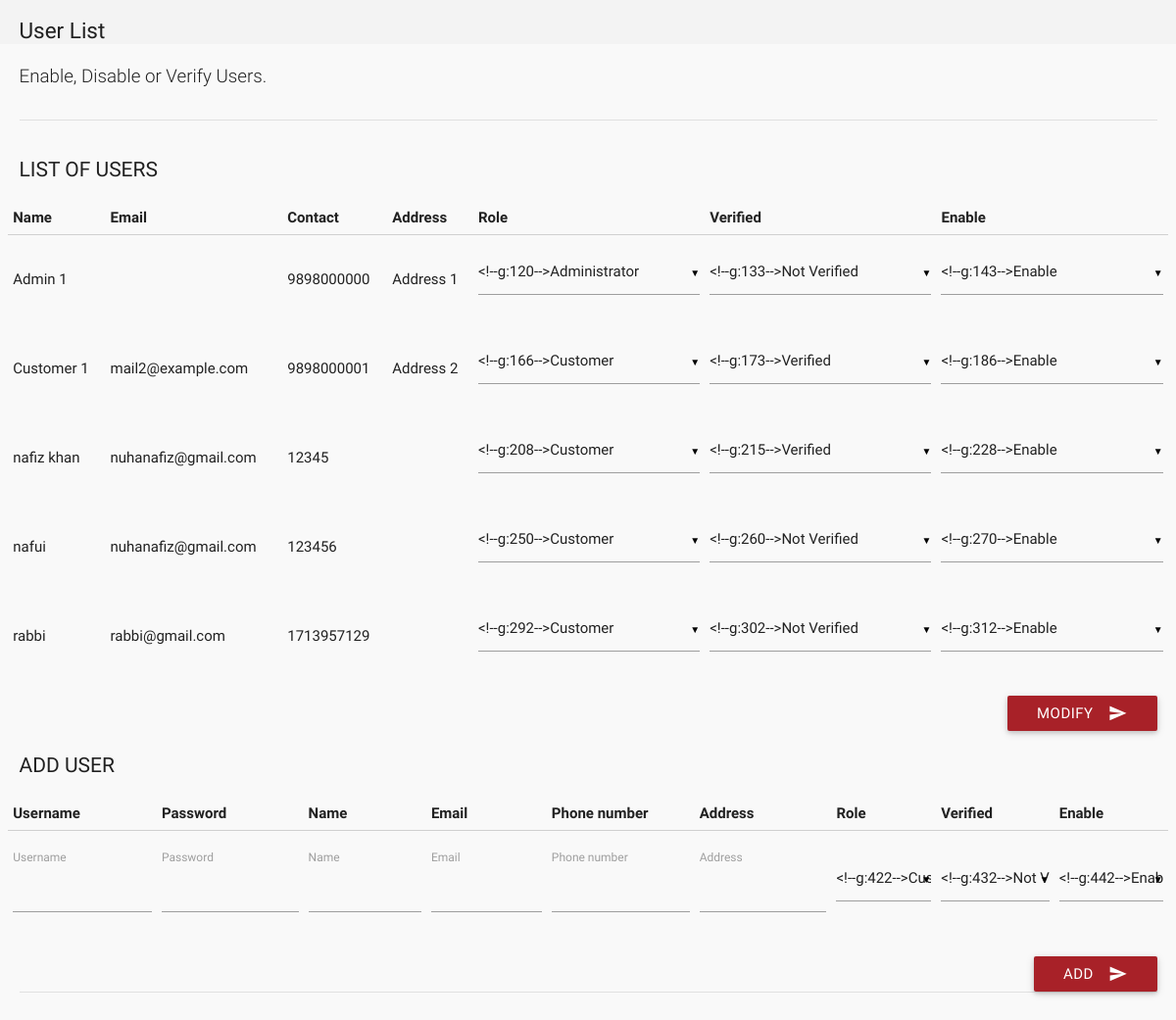
/users.php (signed in), run on the app's committed database.
### tables this page shows
CREATE TABLE `users` (
  `id` int(11) NOT NULL,
  `role` varchar(15) NOT NULL DEFAULT 'Customer',
  `name` varchar(15) NOT NULL,
  `username` varchar(10) NOT NULL,
  `password` varchar(16) NOT NULL,
  `email` varchar(35) DEFAULT NULL,
  `address` varchar(300) DEFAULT NULL,
  `contact` bigint(11) NOT NULL,
  `verified` tinyint(1) NOT NULL DEFAULT 0,
  `deleted` tinyint(4) NOT NULL DEFAULT 0
);

### users.php (the view, shortened to what this page needs)
<?php
include 'includes/connect.php';
	if($_SESSION['admin_sid']==session_id())
	{
		?>
<!DOCTYPE html>
<html lang="en">
<head>
  <link href="css/materialize.min.css" type="text/css" rel="stylesheet" media="screen,projection">
  <link href="css/style.min.css" type="text/css" rel="stylesheet" media="screen,projection">
  <link href="css/custom/custom.min.css" type="text/css" rel="stylesheet" media="screen,projection">
  <link href="js/plugins/perfect-scrollbar/perfect-scrollbar.css" type="text/css" rel="stylesheet" media="screen,projection">
</head>
<body>
      <section id="content">
        <div id="breadcrumbs-wrapper">
          <div class="container">
            <div class="row">
              <div class="col s12 m12 l12">
                <h5 class="breadcrumbs-title">User List</h5>
              </div>
            </div>
          </div>
        </div>
        <div class="container">
          <p class="caption">Enable, Disable or Verify Users.</p>
          <div class="divider"></div>
          <div id="editableTable" class="section">
		  <form class="formValidate" id="formValidate1" method="post" action="routers/user-router.php" novalidate="novalidate">
            <div class="row">
              <div class="col s12 m4 l3">
                <h4 class="header">List of users</h4>
              </div>
              <div>
<table>
                    <thead>
                      <tr>
                        <th data-field="name">Name</th>
                        <th data-field="price">Email</th>
                        <th data-field="price">Contact</th>
                        <th data-field="price">Address</th>
                        <th data-field="price">Role</th>
                        <th data-field="price">Verified</th>
                        <th data-field="price">Enable</th>
                      </tr>
                    </thead>
                    <tbody>
				<?php
				$result = mysqli_query($con, "SELECT * FROM users");
				while($row = mysqli_fetch_array($result))
				{
					echo '<tr><td>'.$row["name"].'</td>';
					echo '<td>'.$row["email"].'</td>';
					echo '<td>'.$row["contact"].'</td>';
					echo '<td>'.$row["address"].'</td>';
					echo '<td><select name="'.$row['id'].'_role">
                      <option value="Administrator"'.($row['role']=='Administrator' ? 'selected' : '').'>Administrator</option>
                      <option value="Customer"'.($row['role']=='Customer' ? 'selected' : '').'>Customer</option>
                    </select></td>';
					echo '<td><select name="'.$row['id'].'_verified">
                      <option value="1"'.($row['verified'] ? 'selected' : '').'>Verified</option>
                      <option value="0"'.(!$row['verified'] ? 'selected' : '').'>Not Verified</option>
                    </select></td>';
					echo '<td><select name="'.$row['id'].'_deleted">
                      <option value="1"'.($row['deleted'] ? 'selected' : '').'>Disable</option>
                      <option value="0"'.(!$row['deleted'] ? 'selected' : '').'>Enable</option>
                    </select></td>';
				}
				?>
                    </tbody>
</table>
              </div>
			  <div class="input-field col s12">
                              <button class="btn cyan waves-effect waves-light right" type="submit" name="action">Modify
                                <i class="mdi-content-send right"></i>
                              </button>
                            </div>
            </div>
			</form>
		  <form class="formValidate" id="formValidate" method="post" action="routers/add-users.php" novalidate="novalidate">
            <div class="row">
              <div class="col s12 m4 l3">
                <h4 class="header">Add User</h4>
              </div>
              <div>
<table>
                    <thead>
                      <tr>
                        <th data-field="name">Username</th>
                        <th data-field="name">Password</th>
                        <th data-field="name">Name</th>
                        <th data-field="price">Email</th>
                        <th data-field="price">Phone number</th>
                        <th data-field="price">Address</th>
                        <th data-field="price">Role</th>
                        <th data-field="price">Verified</th>
                        <th data-field="price">Enable</th>
                      </tr>
                    </thead>
                    <tbody>
				<?php
					echo '<tr><td><label for="username">Username</label><input id="username" name="username" type="text" data-error=".errorTxt02"><div class="errorTxt02"></div></td>';
					echo '<td><label for="password">Password</label><input id="password" name="password" type="password" data-error=".errorTxt03"><div class="errorTxt03"></div></td>';
					echo '<td><label for="name">Name</label><input id="name" name="name" type="text" data-error=".errorTxt04"><div class="errorTxt04"></div></td>';
					echo '<td><label for="email">Email</label><input id="email" name="email" type="email"></td>';
					echo '<td><label for="contact">Phone number</label><input id="contact" name="contact" type="number" data-error=".errorTxt05"><div class="errorTxt05"></div></td>';
					echo '<td><label for="address">Address</label><input id="address" name="address" type="text" data-error=".errorTxt06"><div class="errorTxt06"></div></td>';
					echo '<td><select name="role">
                      <option value="Administrator">Administrator</option>
                      <option value="Customer" selected>Customer</option>
                    </select></td>';
					echo '<td><select name="verified">
                      <option value="1">Verified</option>
                      <option value="0" selected>Not Verified</option>
                    </select></td>';
					echo '<td><select name="deleted">
                      <option value="1">Disable</option>
                      <option value="0" selected>Enable</option>
                    </select></td></tr>';
				?>
                    </tbody>
</table>
              </div>
			  <div class="input-field col s12">
                              <button class="btn cyan waves-effect waves-light right" type="submit" name="action">Add
                                <i class="mdi-content-send right"></i>
                              </button>
                            </div>
            </div>
			</form>
            <div class="divider"></div>
          </div>
        </div>
      </section>
</body>
</html>
<?php
	}
?>

### data on the page
users: name "Admin 1", contact "9898000000", address "Address 1"
users: name "Customer 1", email "mail2@example.com", contact "9898000001", address "Address 2"
users: name "nafiz khan", email "nuhanafiz@gmail.com", contact "12345"
users: name "nafui", email "nuhanafiz@gmail.com", contact "123456"
users: name "rabbi", email "rabbi@gmail.com", contact "1713957129"
